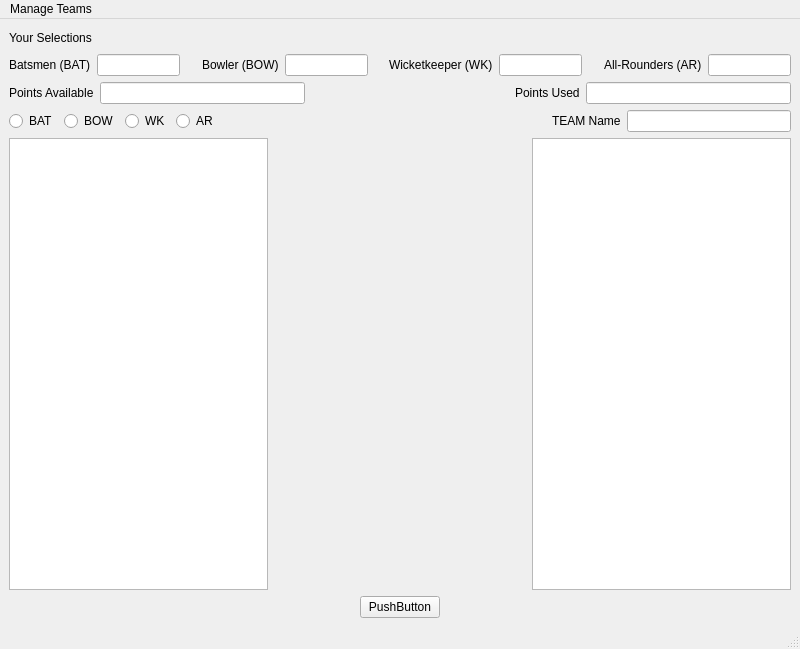
<?xml version="1.0" encoding="UTF-8"?>
<ui version="4.0">
 <class>MainWindow</class>
 <widget class="QMainWindow" name="MainWindow">
  <property name="geometry">
   <rect>
    <x>0</x>
    <y>0</y>
    <width>800</width>
    <height>649</height>
   </rect>
  </property>
  <property name="windowTitle">
   <string>MainWindow</string>
  </property>
  <widget class="QWidget" name="centralwidget">
   <layout class="QVBoxLayout" name="verticalLayout">
    <item>
     <layout class="QHBoxLayout" name="horizontalLayout">
      <item>
       <widget class="QLabel" name="label">
        <property name="text">
         <string>Your Selections</string>
        </property>
       </widget>
      </item>
      <item>
       <spacer name="horizontalSpacer">
        <property name="orientation">
         <enum>Qt::Horizontal</enum>
        </property>
        <property name="sizeHint" stdset="0">
         <size>
          <width>40</width>
          <height>20</height>
         </size>
        </property>
       </spacer>
      </item>
     </layout>
    </item>
    <item>
     <layout class="QHBoxLayout" name="horizontalLayout_2">
      <item>
       <widget class="QLabel" name="label_2">
        <property name="text">
         <string>Batsmen (BAT)</string>
        </property>
       </widget>
      </item>
      <item>
       <widget class="QLineEdit" name="t1"/>
      </item>
      <item>
       <spacer name="horizontalSpacer_2">
        <property name="orientation">
         <enum>Qt::Horizontal</enum>
        </property>
        <property name="sizeHint" stdset="0">
         <size>
          <width>40</width>
          <height>20</height>
         </size>
        </property>
       </spacer>
      </item>
      <item>
       <widget class="QLabel" name="label_3">
        <property name="text">
         <string>Bowler (BOW)</string>
        </property>
       </widget>
      </item>
      <item>
       <widget class="QLineEdit" name="t2"/>
      </item>
      <item>
       <spacer name="horizontalSpacer_3">
        <property name="orientation">
         <enum>Qt::Horizontal</enum>
        </property>
        <property name="sizeHint" stdset="0">
         <size>
          <width>40</width>
          <height>20</height>
         </size>
        </property>
       </spacer>
      </item>
      <item>
       <widget class="QLabel" name="label_4">
        <property name="text">
         <string>Wicketkeeper (WK)</string>
        </property>
       </widget>
      </item>
      <item>
       <widget class="QLineEdit" name="t3"/>
      </item>
      <item>
       <spacer name="horizontalSpacer_4">
        <property name="orientation">
         <enum>Qt::Horizontal</enum>
        </property>
        <property name="sizeHint" stdset="0">
         <size>
          <width>40</width>
          <height>20</height>
         </size>
        </property>
       </spacer>
      </item>
      <item>
       <widget class="QLabel" name="label_5">
        <property name="text">
         <string>All-Rounders (AR)</string>
        </property>
       </widget>
      </item>
      <item>
       <widget class="QLineEdit" name="t4"/>
      </item>
     </layout>
    </item>
    <item>
     <layout class="QHBoxLayout" name="horizontalLayout_3">
      <item>
       <widget class="QLabel" name="label_7">
        <property name="text">
         <string>Points Available</string>
        </property>
       </widget>
      </item>
      <item>
       <widget class="QLineEdit" name="t5"/>
      </item>
      <item>
       <spacer name="horizontalSpacer_5">
        <property name="orientation">
         <enum>Qt::Horizontal</enum>
        </property>
        <property name="sizeHint" stdset="0">
         <size>
          <width>40</width>
          <height>20</height>
         </size>
        </property>
       </spacer>
      </item>
      <item>
       <widget class="QLabel" name="label_6">
        <property name="text">
         <string>Points Used</string>
        </property>
       </widget>
      </item>
      <item>
       <widget class="QLineEdit" name="t6"/>
      </item>
     </layout>
    </item>
    <item>
     <layout class="QHBoxLayout" name="horizontalLayout_4">
      <item>
       <widget class="QRadioButton" name="rbtn1">
        <property name="text">
         <string>BAT</string>
        </property>
       </widget>
      </item>
      <item>
       <widget class="QRadioButton" name="rbtn2">
        <property name="text">
         <string>BOW</string>
        </property>
       </widget>
      </item>
      <item>
       <widget class="QRadioButton" name="rbtn3">
        <property name="text">
         <string>WK</string>
        </property>
       </widget>
      </item>
      <item>
       <widget class="QRadioButton" name="rbtn4">
        <property name="text">
         <string>AR</string>
        </property>
       </widget>
      </item>
      <item>
       <spacer name="horizontalSpacer_6">
        <property name="orientation">
         <enum>Qt::Horizontal</enum>
        </property>
        <property name="sizeHint" stdset="0">
         <size>
          <width>40</width>
          <height>20</height>
         </size>
        </property>
       </spacer>
      </item>
      <item>
       <spacer name="horizontalSpacer_10">
        <property name="orientation">
         <enum>Qt::Horizontal</enum>
        </property>
        <property name="sizeHint" stdset="0">
         <size>
          <width>40</width>
          <height>20</height>
         </size>
        </property>
       </spacer>
      </item>
      <item>
       <widget class="QLabel" name="label_8">
        <property name="text">
         <string>TEAM Name</string>
        </property>
       </widget>
      </item>
      <item>
       <widget class="QLineEdit" name="t7"/>
      </item>
     </layout>
    </item>
    <item>
     <layout class="QHBoxLayout" name="horizontalLayout_5">
      <item>
       <widget class="QListWidget" name="list1"/>
      </item>
      <item>
       <spacer name="horizontalSpacer_7">
        <property name="orientation">
         <enum>Qt::Horizontal</enum>
        </property>
        <property name="sizeHint" stdset="0">
         <size>
          <width>40</width>
          <height>20</height>
         </size>
        </property>
       </spacer>
      </item>
      <item>
       <widget class="QListWidget" name="list2"/>
      </item>
     </layout>
    </item>
    <item>
     <layout class="QHBoxLayout" name="horizontalLayout_6">
      <item>
       <spacer name="horizontalSpacer_9">
        <property name="orientation">
         <enum>Qt::Horizontal</enum>
        </property>
        <property name="sizeHint" stdset="0">
         <size>
          <width>40</width>
          <height>20</height>
         </size>
        </property>
       </spacer>
      </item>
      <item>
       <widget class="QPushButton" name="pushButton">
        <property name="text">
         <string>PushButton</string>
        </property>
       </widget>
      </item>
      <item>
       <spacer name="horizontalSpacer_8">
        <property name="orientation">
         <enum>Qt::Horizontal</enum>
        </property>
        <property name="sizeHint" stdset="0">
         <size>
          <width>40</width>
          <height>20</height>
         </size>
        </property>
       </spacer>
      </item>
     </layout>
    </item>
   </layout>
  </widget>
  <widget class="QMenuBar" name="menubar">
   <property name="geometry">
    <rect>
     <x>0</x>
     <y>0</y>
     <width>800</width>
     <height>26</height>
    </rect>
   </property>
   <widget class="QMenu" name="menuManage_Teams">
    <property name="title">
     <string>Manage Teams</string>
    </property>
    <addaction name="actionNEW_Team"/>
    <addaction name="separator"/>
    <addaction name="actionOPEN_Team"/>
    <addaction name="separator"/>
    <addaction name="actionSAVE_Team"/>
    <addaction name="separator"/>
    <addaction name="actionEVALUATE_Team"/>
    <addaction name="separator"/>
   </widget>
   <addaction name="menuManage_Teams"/>
  </widget>
  <widget class="QStatusBar" name="statusbar"/>
  <action name="actionNEW_Team">
   <property name="text">
    <string>NEW Team</string>
   </property>
  </action>
  <action name="actionOPEN_Team">
   <property name="text">
    <string>OPEN Team</string>
   </property>
  </action>
  <action name="actionSAVE_Team">
   <property name="text">
    <string>SAVE Team</string>
   </property>
  </action>
  <action name="actionEVALUATE_Team">
   <property name="text">
    <string>EVALUATE Team</string>
   </property>
  </action>
 </widget>
 <resources/>
 <connections/>
</ui>
